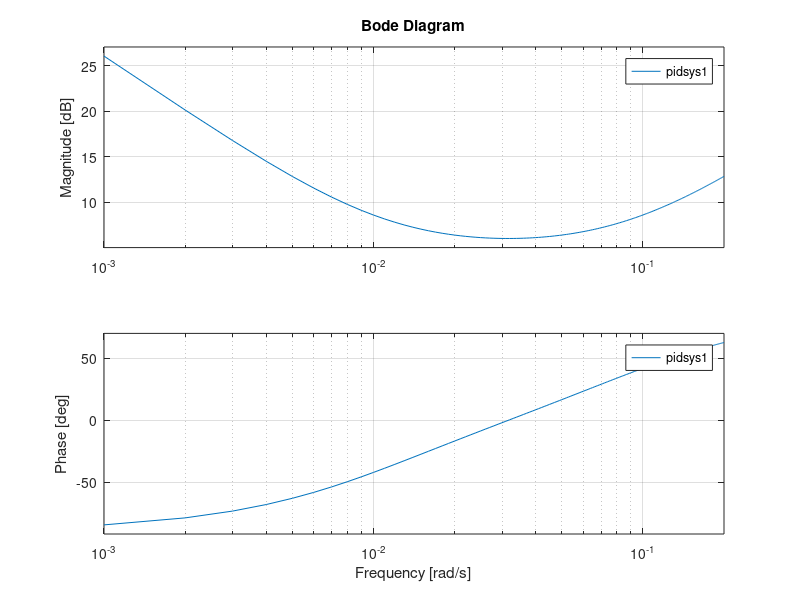
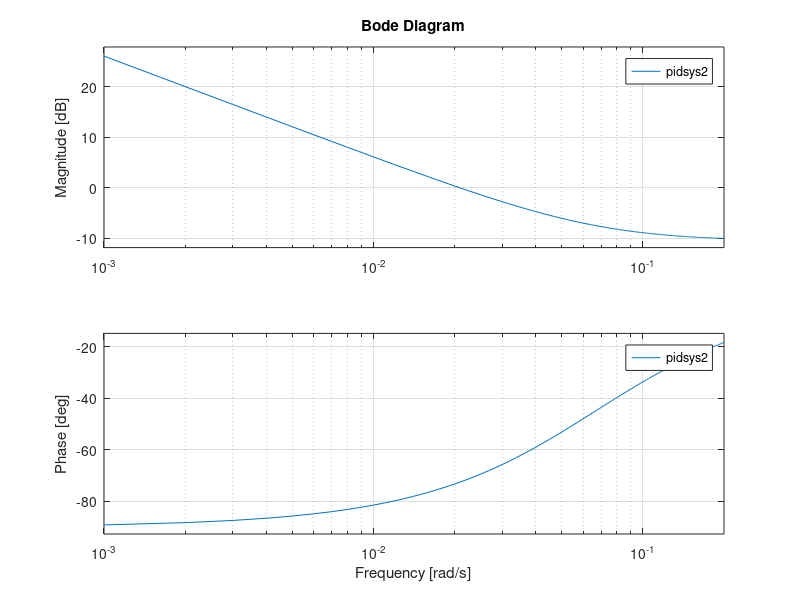

The MATLAB source for these figures, in order:
% Exercise 10: Draw Bode plots of the frequency responses

% PID parameters for u
K_p = 2;
K_i = 0.02;
K_d = 20;

% PID parameters for z1
K_pz = 0.3;
K_iz = 0.02;
K_dz = 0;

pidsys1 = pid(K_p,K_i,K_d,0.01);    % controller for u
pidsys2 = pid(K_pz,K_iz,K_dz,0.01); % controller for z1
w=0.001:0.001:0.2; % frequencies in rad/s

figure(1)
bode(pidsys1,w)
figure(2)
bode(pidsys2,w)